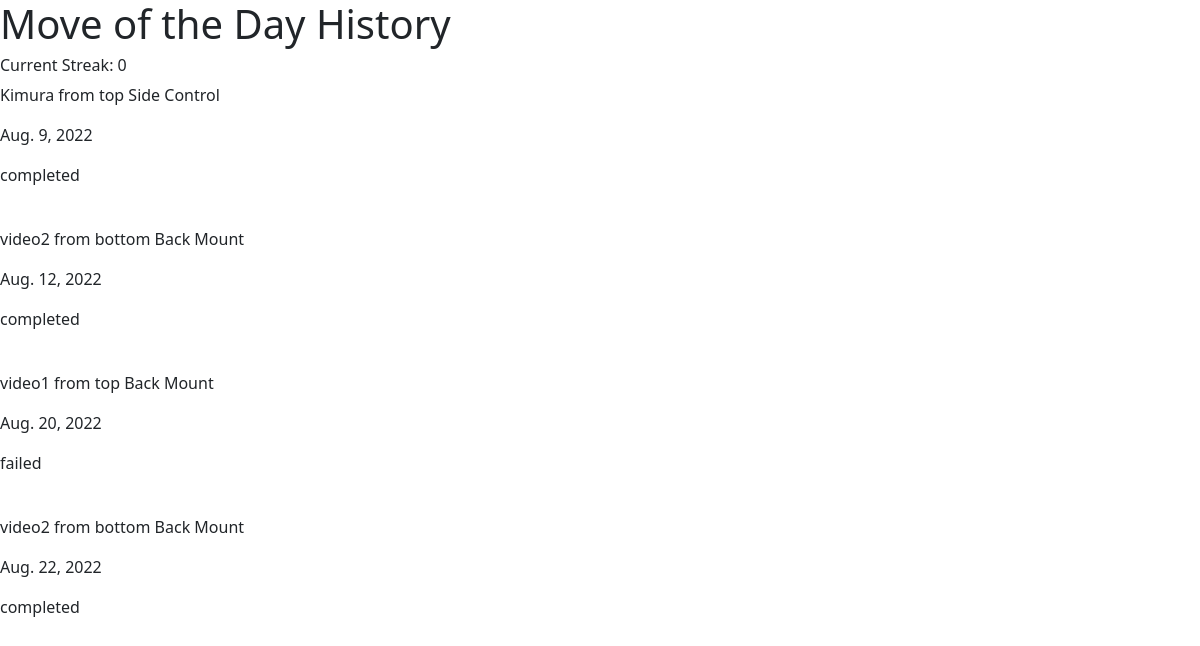
Before: /move-of-the-day-history/ (signed in) with the older database file.
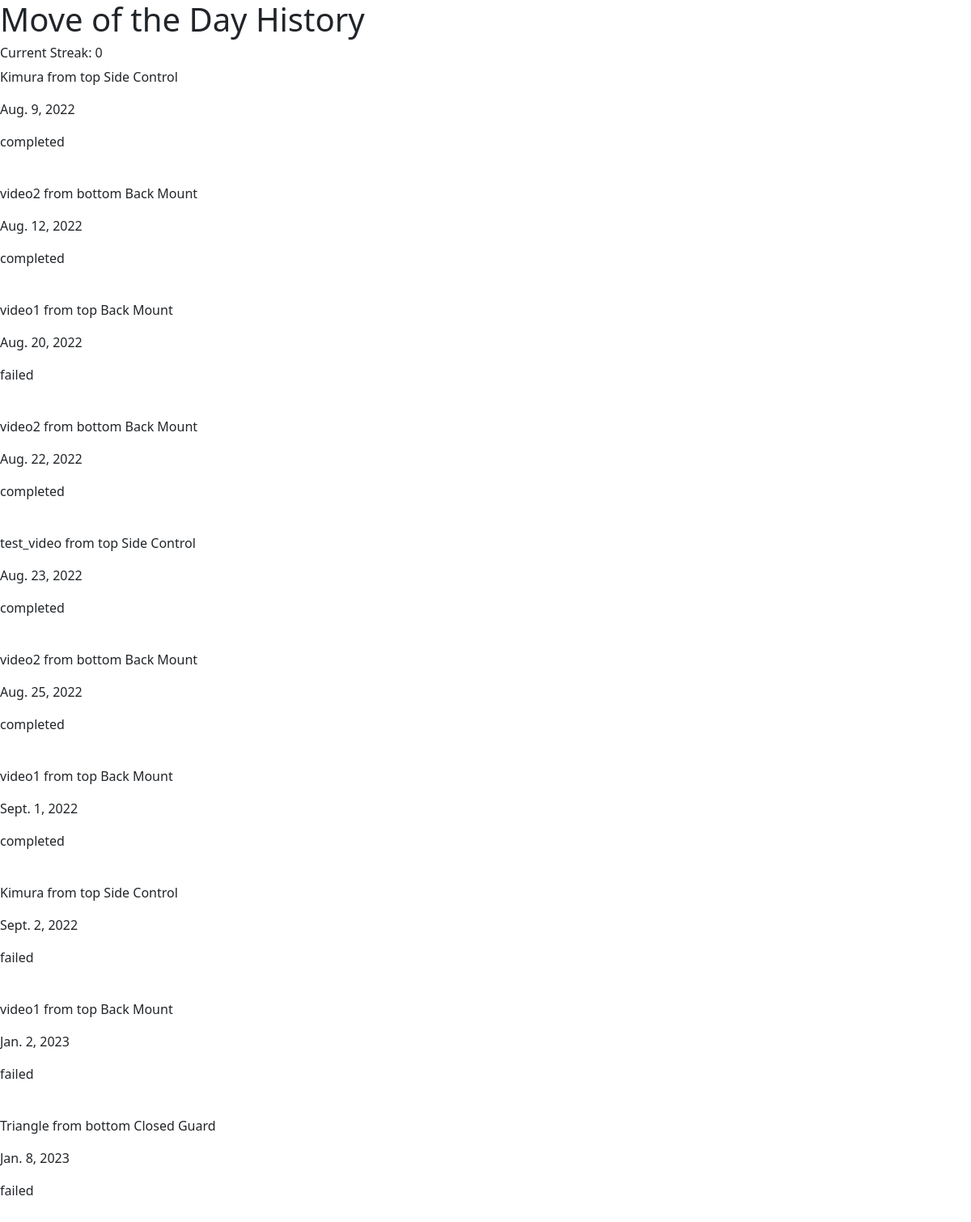
After: the same page with the newer database file.
### bjjtracker/models.py (models this page shows, shortened)
class MOTD(models.Model):
    technique = models.ForeignKey(Technique, on_delete=models.CASCADE)
    user = models.ForeignKey(User, on_delete=models.CASCADE)
    date = models.DateField(auto_now=True)
    completed = models.BooleanField(default=False)
    class Meta:
        unique_together=['date','user']

class Technique(models.Model):
    TOP_BOTTOM = (
        ('top', 'top'),
        ('bottom', 'bottom'),
    )
    name = models.CharField(max_length=100)
    position = models.ForeignKey(Position, on_delete=models.CASCADE)
    topBottom = models.CharField(max_length=10, choices=TOP_BOTTOM, blank=True)
    user = models.ForeignKey(User, on_delete=models.CASCADE)
    tags = models.ManyToManyField('Tag', blank=True)
    date = models.DateTimeField(auto_now=True)
    steps = models.TextField(null=True, blank=True)
    details = models.TextField(null=True, blank=True)
    comments = models.TextField(null=True, blank=True)
    video = models.FileField(null=True, blank=True)
    id = models.UUIDField(default=uuid.uuid4, unique=True, primary_key=True, editable=False)
    def __str__(self):
        return "".join((self.name, " from ", self.topBottom, " ", self.position.name))

class Position(models.Model):
    name = models.CharField(primary_key=True, max_length=100)
    concepts = models.TextField(null=True, blank=True)

### bjjtracker/views.py (the view)
# urls.py: path('move-of-the-day-history/', views.moveOfTheDayHistory, name='move-of-the-day-history'),
@login_required(login_url='login')
def moveOfTheDayHistory(request):
    user = request.user
    objects = MOTD.objects.filter(user=user).order_by('date')
    streak = getCurrentStreak(request)
    context = {'objects':objects, 'streak':streak}
    return render(request, 'bjjtracker/motd_history.html', context)

### bjjtracker/helpers.py (called while the page is built)
def getCurrentStreak(request):
    user = request.user
    current_streak = 0
    today = datetime.date.today()
    compareDate = today + datetime.timedelta(1)
    dates = list(MOTD.objects.values("date").filter(user=user, date__lte = today, completed=True).order_by("-date"))
    for date in dates:
        date = date['date']
        delta = compareDate - date
        if delta.days == 1: # Keep the streak going!
            current_streak += 1
            compareDate = date
        elif delta.days == 0: # Don't bother increasing the day if there's multiple ones on the same day
            pass
        else:
            break
    return current_streak

### bjjtracker/templates/bjjtracker/motd_history.html
{% extends 'main.html' %}
{% block content %}
<h1>Move of the Day History</h1>
<h6>Current Streak: {{ streak }}</h6>
{% for obj in objects %}
    <p>{{ obj.technique }}</p>
    <p>{{ obj.date }}</p>
    <p>
        {% if obj.completed %}
        completed
        {% else %}
        failed
        {% endif %}
    </p>
    <br>
{% endfor %}
{% endblock %}

### templates/main.html (shortened to what this page needs)
<!DOCTYPE html>
{% load static %}
<html lang="en">
<head>
    <link href="https://cdn.jsdelivr.net/npm/bootstrap@5.2.0/dist/css/bootstrap.min.css" rel="stylesheet">
    <link rel="stylesheet" type="text/css" media="screen" href="{% static 'styles/main.css' %}">
</head>
<body>
    {% block content %}
    {% endblock %}
</body>
</html>

Changed rows visible on the page:
added MOTD: technique "test_video from top Side Control", date "Aug. 23, 2022", completed "completed"
added MOTD: technique "video2 from bottom Back Mount", date "Aug. 25, 2022", completed "completed"
added MOTD: technique "video1 from top Back Mount", date "Sept. 1, 2022", completed "completed"
added MOTD: technique "Kimura from top Side Control", date "Sept. 2, 2022", completed "failed"
added MOTD: technique "video1 from top Back Mount", date "Jan. 2, 2023", completed "failed"
added MOTD: technique "Triangle from bottom Closed Guard", date "Jan. 8, 2023", completed "failed"
